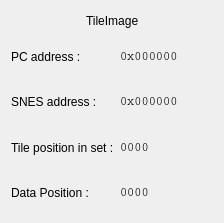
<?xml version="1.0" encoding="UTF-8"?>
<ui version="4.0">
 <class>TileInfow</class>
 <widget class="QWidget" name="TileInfow">
  <property name="windowModality">
   <enum>Qt::WindowModal</enum>
  </property>
  <property name="geometry">
   <rect>
    <x>0</x>
    <y>0</y>
    <width>224</width>
    <height>223</height>
   </rect>
  </property>
  <property name="windowTitle">
   <string>SNESAssetsRipper - Palette Editor</string>
  </property>
  <layout class="QVBoxLayout" name="verticalLayout">
   <item>
    <layout class="QHBoxLayout" name="horizontalLayout">
     <item>
      <spacer name="horizontalSpacer">
       <property name="orientation">
        <enum>Qt::Horizontal</enum>
       </property>
       <property name="sizeHint" stdset="0">
        <size>
         <width>40</width>
         <height>20</height>
        </size>
       </property>
      </spacer>
     </item>
     <item>
      <widget class="QLabel" name="imageLabel">
       <property name="sizePolicy">
        <sizepolicy hsizetype="Fixed" vsizetype="Fixed">
         <horstretch>0</horstretch>
         <verstretch>0</verstretch>
        </sizepolicy>
       </property>
       <property name="baseSize">
        <size>
         <width>100</width>
         <height>100</height>
        </size>
       </property>
       <property name="text">
        <string>TileImage</string>
       </property>
      </widget>
     </item>
     <item>
      <spacer name="horizontalSpacer_2">
       <property name="orientation">
        <enum>Qt::Horizontal</enum>
       </property>
       <property name="sizeHint" stdset="0">
        <size>
         <width>40</width>
         <height>20</height>
        </size>
       </property>
      </spacer>
     </item>
    </layout>
   </item>
   <item>
    <layout class="QGridLayout" name="gridLayout">
     <item row="0" column="0">
      <widget class="QLabel" name="label_2">
       <property name="text">
        <string>PC address :</string>
       </property>
      </widget>
     </item>
     <item row="0" column="1">
      <widget class="QLabel" name="tilePCAddressLabel">
       <property name="font">
        <font>
         <family>Courier</family>
        </font>
       </property>
       <property name="text">
        <string>0x000000</string>
       </property>
       <property name="textInteractionFlags">
        <set>Qt::LinksAccessibleByMouse|Qt::TextSelectableByKeyboard|Qt::TextSelectableByMouse</set>
       </property>
      </widget>
     </item>
     <item row="1" column="0">
      <widget class="QLabel" name="label">
       <property name="text">
        <string>SNES address :</string>
       </property>
      </widget>
     </item>
     <item row="1" column="1">
      <widget class="QLabel" name="tileROMAddressLabel">
       <property name="font">
        <font>
         <family>Courier</family>
        </font>
       </property>
       <property name="text">
        <string>0x000000</string>
       </property>
       <property name="textInteractionFlags">
        <set>Qt::LinksAccessibleByMouse|Qt::TextSelectableByKeyboard|Qt::TextSelectableByMouse</set>
       </property>
      </widget>
     </item>
     <item row="2" column="0">
      <widget class="QLabel" name="label_3">
       <property name="text">
        <string>Tile position in set :</string>
       </property>
      </widget>
     </item>
     <item row="2" column="1">
      <widget class="QLabel" name="tilePositionLabel">
       <property name="font">
        <font>
         <family>Courier</family>
        </font>
       </property>
       <property name="text">
        <string>0000</string>
       </property>
       <property name="textInteractionFlags">
        <set>Qt::LinksAccessibleByMouse|Qt::TextSelectableByKeyboard|Qt::TextSelectableByMouse</set>
       </property>
      </widget>
     </item>
     <item row="3" column="0">
      <widget class="QLabel" name="label_4">
       <property name="text">
        <string>Data Position :</string>
       </property>
      </widget>
     </item>
     <item row="3" column="1">
      <widget class="QLabel" name="tileDataPosition">
       <property name="font">
        <font>
         <family>Courier</family>
        </font>
       </property>
       <property name="text">
        <string>0000</string>
       </property>
       <property name="textInteractionFlags">
        <set>Qt::LinksAccessibleByMouse|Qt::TextSelectableByKeyboard|Qt::TextSelectableByMouse</set>
       </property>
      </widget>
     </item>
    </layout>
   </item>
  </layout>
 </widget>
 <resources/>
 <connections/>
</ui>
